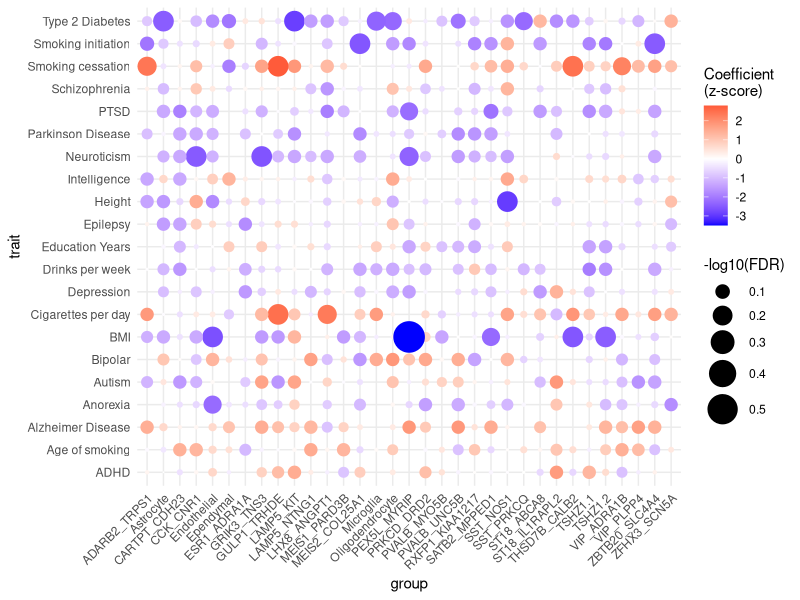
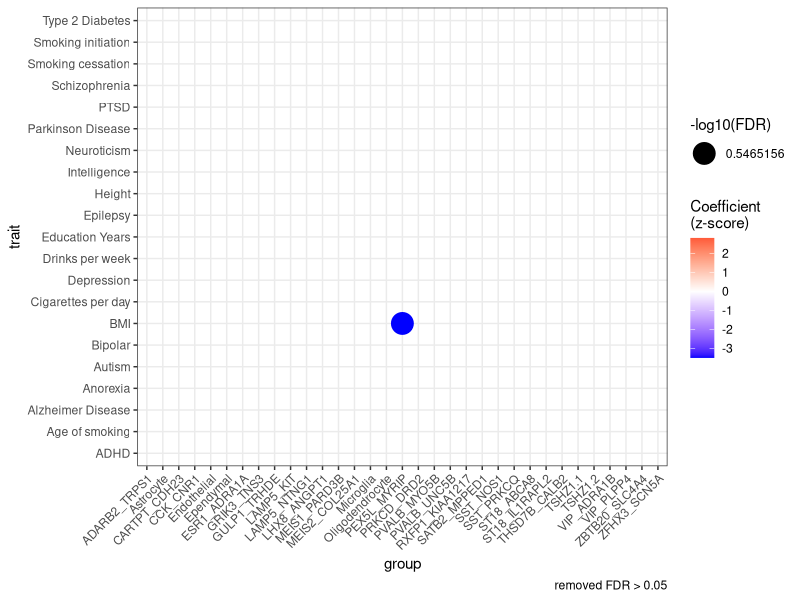

These figures' R source, in order:
# originally copied from https://github.com/LieberInstitute/spatialdACC/blob/main/code/17_LDSC/spatial/dotplot_visualization.R

library(ggplot2)
library(RColorBrewer)
library(here)

###load LDSC results
ldsc_results <- read.csv(file=here::here('code','09_psychiatric_GSEA','LDSC',"enrichment", "ldsc_results.csv"))

##########dotplots#############
###make -log10FDR column
ldsc_results$log10fdr <- -log10(ldsc_results$FDR)

####to make nmf only###
#ldsc_results <- ldsc_results[ldsc_results$cell %in% paste0('nmf',c(1:100)),]

####to remove FDR > 0.05
#ldsc_results<-ldsc_results[ldsc_results$FDR<0.05,]

###plot
pdf(here('plots','09_psychiatric_GSEA','LDSC', "enrichment",'ldsc_results_FDR_0.05.pdf'),width=10,height=10)

ggplot(ldsc_results, aes(x = cell, y = trait, size = log10fdr, color = Coefficient_z.score)) +
    geom_point() +
    scale_size_continuous(range = c(0, 10)) + # Set minimum size to zero for the size scale
    scale_color_gradient2(low = 'blue', high = 'red', midpoint = 0,
                          name = "Coefficient\n(z-score)") +
    theme_minimal() +
    theme(axis.text.x = element_text(angle = 45, hjust = 1)) +
    labs(size = "-log10(FDR)",x='group')

ggplot(ldsc_results, aes(x = cell, y = trait, size = ifelse(FDR > 0.5, NA, log10fdr), color = Coefficient_z.score)) +
    geom_point() +
    scale_size_continuous(range = c(0, 10)) + # Set minimum size to zero for the size scale
    scale_color_gradient2(low = 'blue', high = 'red', midpoint = 0,
                          name = "Coefficient\n(z-score)") +
    theme_bw() +
    theme(axis.text.x = element_text(angle = 45, hjust = 1)) +
    labs(size = "-log10(FDR)",x='group',
         caption = "removed FDR > 0.05")

dev.off()
